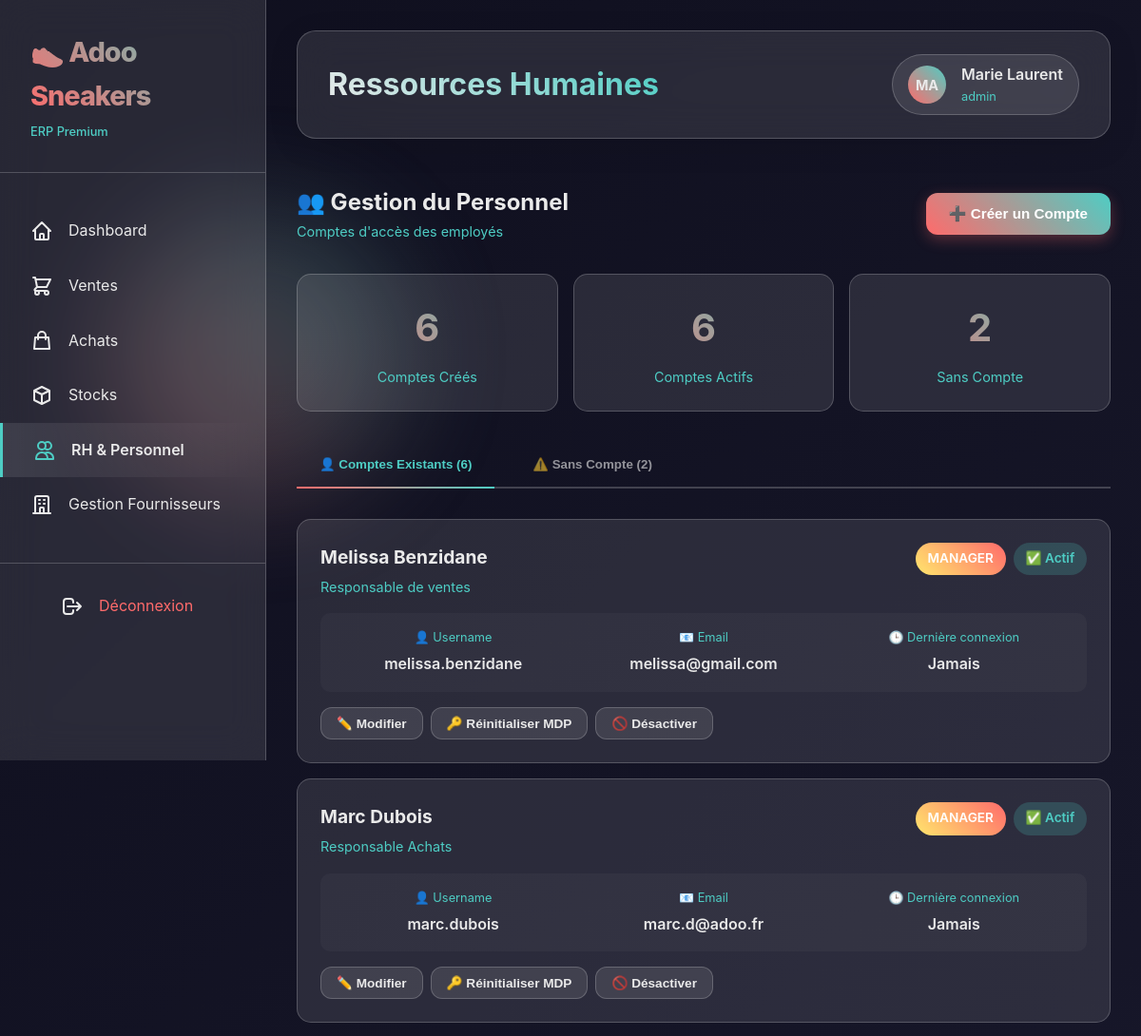
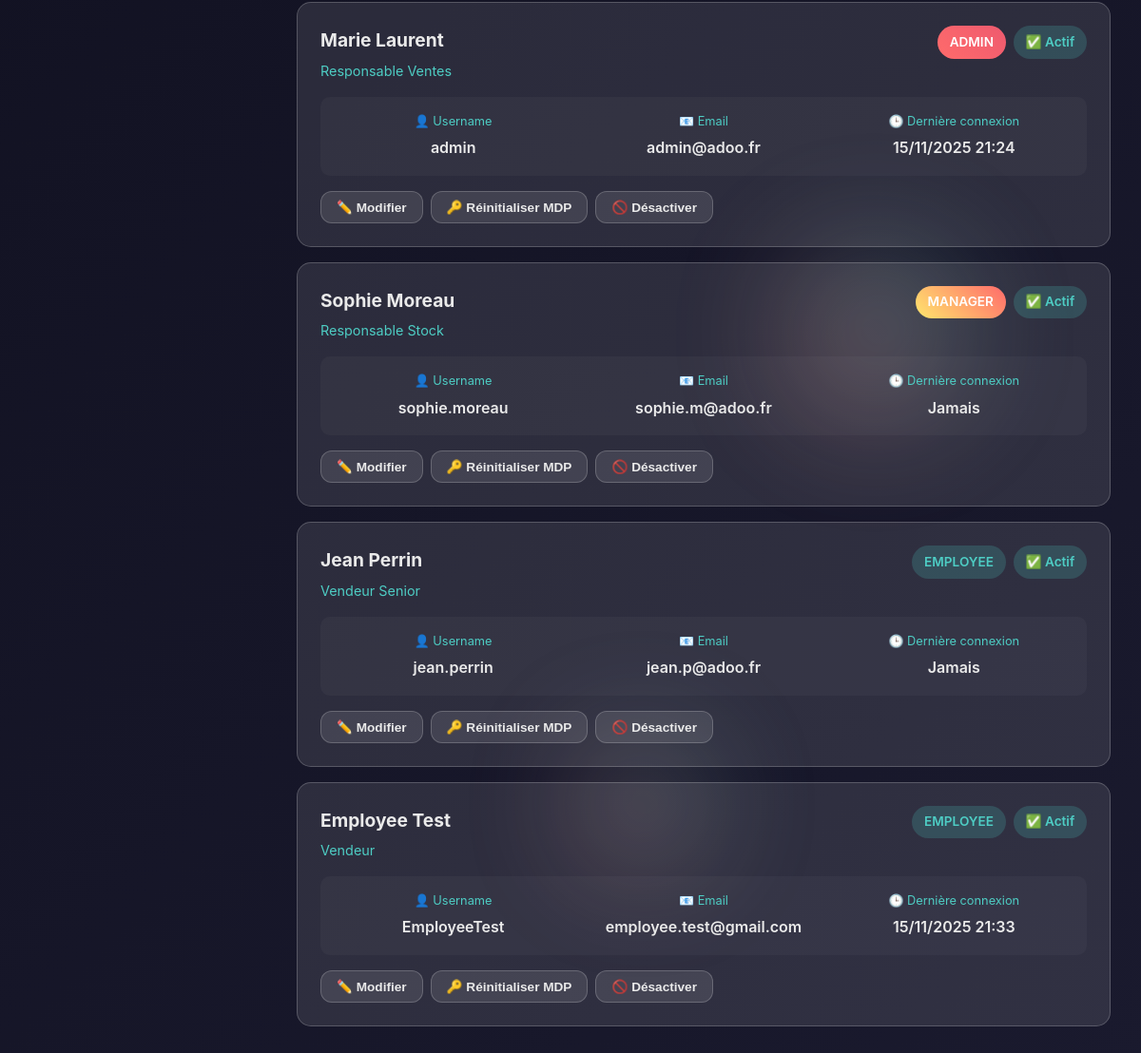
Page /Projet_Final/index.php?module=rh&action=employe (signed in) on the committed database (2 pictures, top to bottom).
### tables this page shows
CREATE TABLE `users` (
  `id` int NOT NULL,
  `employee_id` int DEFAULT NULL,
  `username` varchar(100) NOT NULL,
  `email` varchar(255) NOT NULL,
  `password_hash` varchar(255) NOT NULL,
  `role` enum('admin','manager','employee','client','supplier') DEFAULT 'client',
  `last_login` timestamp NULL DEFAULT NULL,
  `active` tinyint(1) DEFAULT '1',
  `created_at` timestamp NULL DEFAULT CURRENT_TIMESTAMP,
  `updated_at` timestamp NULL DEFAULT CURRENT_TIMESTAMP ON UPDATE CURRENT_TIMESTAMP
);

CREATE TABLE `employees` (
  `id` int NOT NULL,
  `first_name` varchar(100) NOT NULL,
  `last_name` varchar(100) NOT NULL,
  `email` varchar(255) NOT NULL,
  `password_hash` varchar(255) DEFAULT NULL,
  `phone` varchar(20) DEFAULT NULL,
  `address` text,
  `city` varchar(100) DEFAULT NULL,
  `postal_code` varchar(10) DEFAULT NULL,
  `hire_date` date NOT NULL,
  `birth_date` date DEFAULT NULL,
  `social_security` varchar(20) DEFAULT NULL,
  `position` varchar(150) NOT NULL,
  `department` varchar(100) DEFAULT NULL,
  `contract_type` enum('CDI','CDD','Vacataire','Stage') DEFAULT 'CDI',
  `salary` decimal(10,2) NOT NULL,
  `status` enum('active','inactive','vacation') DEFAULT 'active',
  `created_at` timestamp NULL DEFAULT CURRENT_TIMESTAMP,
  `updated_at` timestamp NULL DEFAULT CURRENT_TIMESTAMP ON UPDATE CURRENT_TIMESTAMP
);

### Projet_Final/modules/personnel/employe.php (the view, shortened to what this page needs)
<?php
$db = getDB();
try {
    $employees_without_account = $db->query("
        SELECT e.*
        FROM employees e
        LEFT JOIN users u ON e.id = u.employee_id
        WHERE u.id IS NULL AND e.status = 'active'
        ORDER BY e.last_name, e.first_name
    ")->fetchAll();
    $users_with_accounts = $db->query("
        SELECT
            u.*,
            e.first_name,
            e.last_name,
            e.position,
            e.email as employee_email
        FROM users u
        JOIN employees e ON u.employee_id = e.id
        WHERE u.employee_id IS NOT NULL
        ORDER BY e.last_name, e.first_name
    ")->fetchAll();
    $stats = $db->query("
        SELECT
            COUNT(CASE WHEN u.employee_id IS NOT NULL THEN 1 END) as total_accounts,
            COUNT(CASE WHEN u.employee_id IS NOT NULL AND u.active = 1 THEN 1 END) as active_accounts,
            COUNT(CASE WHEN u.employee_id IS NULL AND e.status = 'active' THEN 1 END) as without_account
        FROM employees e
        LEFT JOIN users u ON e.id = u.employee_id
    ")->fetch();
} catch (PDOException $e) {
    $error = "Erreur : " . $e->getMessage();
}
?>
<div class="personnel-section">
    <div style="display: flex; justify-content: space-between; align-items: center; margin-bottom: 2rem;">
        <div>
            <h3 style="font-size: 1.5rem; color: var(--light);">👥 Gestion du Personnel</h3>
            <p style="color: var(--secondary); font-size: 0.9rem;">Comptes d'accès des employés</p>
        </div>
        <button class="btn btn-primary" onclick="showCreateModal()">
            ➕ Créer un Compte
        </button>
    </div>
    <div class="stats-grid">
        <div class="stat-box">
            <div class="stat-number"><?php echo $stats['total_accounts']; ?></div>
            <div class="stat-label">Comptes Créés</div>
        </div>
        <div class="stat-box">
            <div class="stat-number"><?php echo $stats['active_accounts']; ?></div>
            <div class="stat-label">Comptes Actifs</div>
        </div>
        <div class="stat-box">
            <div class="stat-number"><?php echo $stats['without_account']; ?></div>
            <div class="stat-label">Sans Compte</div>
        </div>
    </div>
    <div class="tabs-nav">
        <button class="tab-btn active" onclick="switchTab('accounts')">
            👤 Comptes Existants (<?php echo count($users_with_accounts); ?>)
        </button>
        <button class="tab-btn" onclick="switchTab('without')">
            ⚠️ Sans Compte (<?php echo count($employees_without_account); ?>)
        </button>
    </div>
    <div id="accounts-tab" class="tab-content active">
        <?php if (empty($users_with_accounts)): ?>
            <p style="text-align: center; padding: 2rem; color: var(--secondary);">Aucun compte créé</p>
        <?php else: ?>
            <?php foreach ($users_with_accounts as $user): ?>
            <div class="account-card <?php echo $user['active'] ? '' : 'inactive'; ?>">
                <div class="account-header">
                    <div>
                        <div class="account-name">
                            <?php echo htmlspecialchars($user['first_name'] . ' ' . $user['last_name']); ?>
                        </div>
                        <div class="account-role">
                            <?php echo htmlspecialchars($user['position']); ?>
                        </div>
                    </div>
                    <div style="display: flex; gap: 0.5rem;">
                        <span class="badge <?php
                            echo $user['role'] === 'admin' ? 'badge-admin' :
                                ($user['role'] === 'manager' ? 'badge-manager' : 'badge-employee');
                        ?>">
                            <?php echo strtoupper($user['role']); ?>
                        </span>
                        <span class="badge <?php echo $user['active'] ? 'badge-active' : 'badge-inactive'; ?>">
                            <?php echo $user['active'] ? '✅ Actif' : '🚫 Inactif'; ?>
                        </span>
                    </div>
                </div>
                <div class="account-info">
                    <div class="info-item">
                        <div class="info-label">👤 Username</div>
                        <div class="info-value"><?php echo htmlspecialchars($user['username']); ?></div>
                    </div>
                    <div class="info-item">
                        <div class="info-label">📧 Email</div>
                        <div class="info-value"><?php echo htmlspecialchars($user['email']); ?></div>
                    </div>
                    <div class="info-item">
                        <div class="info-label">🕒 Dernière connexion</div>
                        <div class="info-value">
                            <?php echo $user['last_login'] ? date('d/m/Y H:i', strtotime($user['last_login'])) : 'Jamais'; ?>
                        </div>
                    </div>
                </div>
                <div style="display: flex; gap: 0.5rem; margin-top: 1rem;">
                    <button class="btn btn-secondary btn-sm" onclick="editAccount(<?php echo htmlspecialchars(json_encode($user)); ?>)">
                        ✏️ Modifier
                    </button>
                    <button class="btn btn-secondary btn-sm" onclick="resetPassword(<?php echo $user['id']; ?>, '<?php echo htmlspecialchars($user['username']); ?>')">
                        🔑 Réinitialiser MDP
                    </button>
                    <form method="POST" style="display: inline;">
                        <button type="submit" class="btn btn-secondary btn-sm">
                            <?php echo $user['active'] ? '🚫 Désactiver' : '✅ Activer'; ?>
                        </button>
                    </form>
                </div>
            </div>
            <?php endforeach; ?>
        <?php endif; ?>
    </div>
</div>

### Projet_Final/assets/css/style.css (style rules this page uses)
* { margin: 0; padding: 0; box-sizing: border-box; }
:root { --primary: #FF6B6B; --secondary: #4ECDC4; --accent: #FFE66D; --dark: #1A1A2E; --darker: #0F0F1E; --light: #EAEAEA; --glass: rgba(255, 255, 255, 0.1); --glass-border: rgba(255, 255, 255, 0.2); --success: #4ECDC4; --warning: #FFE66D; --danger: #FF6B6B; --info: #6C5CE7; }
body { font-family: 'Inter', 'Segoe UI', Tahoma, Geneva, Verdana, sans-serif; background: linear-gradient(135deg, var(--darker) 0%, var(--dark) 100%); color: var(--light); overflow-x: hidden; line-height: 1.6; }
.badge { padding: 0.3rem 0.8rem; border-radius: 20px; font-size: 0.8rem; font-weight: 600; display: inline-block; }
.btn { padding: 0.8rem 1.5rem; border: none; border-radius: 12px; cursor: pointer; font-weight: 600; transition: all 0.3s ease; display: inline-flex; align-items: center; gap: 0.5rem; text-decoration: none; font-size: 0.95rem; }
.btn-primary { background: linear-gradient(45deg, var(--primary), var(--secondary)); color: white; box-shadow: 0 5px 15px rgba(255, 107, 107, 0.3); }
.btn-secondary { background: var(--glass); border: 1px solid var(--glass-border); color: var(--light); }
.btn-sm { padding: 0.5rem 1rem; font-size: 0.85rem; }

### Projet_Final/modules/personnel/employe.php (style rules this page uses)
.personnel-section { padding: 1rem 0; }
.stats-grid { display: grid; grid-template-columns: repeat(auto-fit, minmax(200px, 1fr)); gap: 1rem; margin-bottom: 2rem; }
.stat-box { background: var(--glass); padding: 1.5rem; border-radius: 15px; border: 1px solid var(--glass-border); text-align: center; transition: all 0.3s ease; }
.stat-number { font-size: 2.5rem; font-weight: 700; background: linear-gradient(45deg, var(--primary), var(--secondary)); -webkit-background-clip: text; -webkit-text-fill-color: transparent; }
.stat-label { color: var(--secondary); font-size: 0.9rem; margin-top: 0.5rem; }
.tabs-nav { display: flex; gap: 1rem; border-bottom: 2px solid var(--glass-border); margin-bottom: 2rem; }
.tab-btn { padding: 1rem 1.5rem; background: transparent; border: none; color: var(--light); font-weight: 600; cursor: pointer; position: relative; opacity: 0.6; transition: all 0.3s ease; }
.tab-btn.active { opacity: 1; color: var(--secondary); }
.tab-btn.active::after { content: ''; position: absolute; bottom: -2px; left: 0; right: 0; height: 2px; background: linear-gradient(45deg, var(--primary), var(--secondary)); }
.tab-content { display: none; }
.tab-content.active { display: block; animation: fadeIn 0.3s ease; }
.account-card { background: var(--glass); border: 1px solid var(--glass-border); border-radius: 15px; padding: 1.5rem; margin-bottom: 1rem; transition: all 0.3s ease; }
.account-header { display: flex; justify-content: space-between; align-items: start; margin-bottom: 1rem; }
.account-name { font-size: 1.2rem; color: var(--light); font-weight: 700; margin-bottom: 0.3rem; }
.account-role { color: var(--secondary); font-size: 0.9rem; }
.badge { display: inline-block; padding: 0.4rem 0.8rem; border-radius: 20px; font-size: 0.85rem; font-weight: 600; }
.badge-admin { background: linear-gradient(45deg, #FF6B6B, #EE5A6F); color: white; }
.badge-manager { background: linear-gradient(45deg, #FFE66D, #FF6B6B); color: white; }
.badge-employee { background: rgba(78, 205, 196, 0.2); color: var(--secondary); }
.badge-active { background: rgba(78, 205, 196, 0.2); color: var(--secondary); }
.account-info { display: grid; grid-template-columns: repeat(auto-fit, minmax(150px, 1fr)); gap: 1rem; padding: 1rem; background: rgba(255, 255, 255, 0.03); border-radius: 10px; margin: 1rem 0; }
.info-item { text-align: center; }
.info-label { color: var(--secondary); font-size: 0.8rem; margin-bottom: 0.3rem; }
.info-value { color: var(--light); font-weight: 600; }

### rows in the picture
users: employee.last_name "Melissa Benzidane", employee.position "Responsable de ventes", role "MANAGER", active "✅ Actif", username "melissa.benzidane", email "melissa@gmail.com", shows "Jamais"
users: employee.last_name "Marc Dubois", employee.position "Responsable Achats", role "MANAGER", active "✅ Actif", username "marc.dubois", email "marc.d@adoo.fr", shows "Jamais"
users: employee.last_name "Marie Laurent", employee.position "Responsable Ventes", role "ADMIN", active "✅ Actif", username "admin", email "admin@adoo.fr", last_login "15/11/2025 21:24"
users: employee.last_name "Sophie Moreau", employee.position "Responsable Stock", role "MANAGER", active "✅ Actif", username "sophie.moreau", email "sophie.m@adoo.fr", shows "Jamais"
users: employee.last_name "Jean Perrin", employee.position "Vendeur Senior", role "EMPLOYEE", active "✅ Actif", username "jean.perrin", email "jean.p@adoo.fr", shows "Jamais"
users: employee.last_name "Employee Test", employee.position "Vendeur", role "EMPLOYEE", active "✅ Actif", username "EmployeeTest", email "employee.test@gmail.com", last_login "15/11/2025 21:33"

### other values in the picture
$titles[$module] "Ressources Humaines"
substr($_SESSION['user_name'] ?? 'Admin', 0, 2) "MA"
$_SESSION['user_name'] "Marie Laurent"
$_SESSION['user_role'] "admin"
$stats['total_accounts'] "6"
$stats['active_accounts'] "6"
$stats['without_account'] "2"
count($users_with_accounts) "6"
count($employees_without_account) "2"
